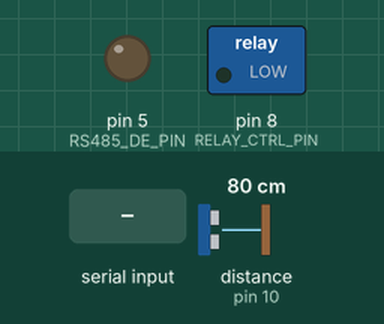
Bench run of a sketch on a simulated Arduino Uno, built with avr-gcc and run on an emulated ATmega328P. On the bench: switched loads named in the sketch (green lamp = pin HIGH), output pins drawn as LEDs (lit = HIGH). The test bench sets the inputs (shaded band); at power-on: distance to the obstacle (sensor on pin 10) 80 cm. The echo pulse lasts 58.3 µs per cm; what the sketch prints to the serial monitor is not drawn.

Above: at 1.2 s.
1.3 s: "1" received over the second serial link
At 1.9 s:
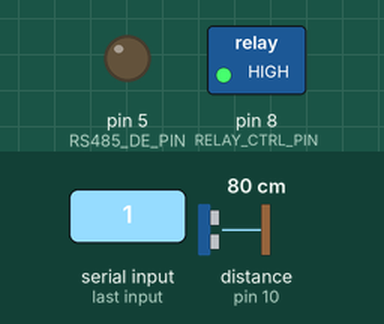
2.8 s: "2" received over the second serial link
At 3.6 s:
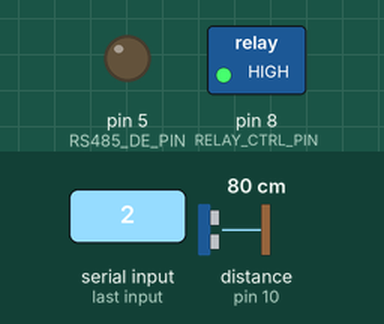
4.3 s: "0" received over the second serial link
At 5.3 s:
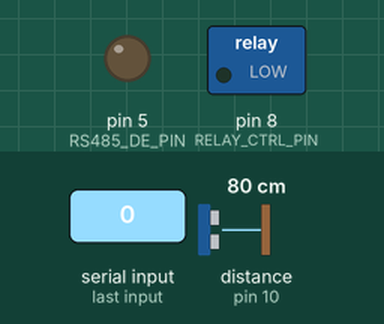
5.8 s: "0" received over the second serial link
At 7.1 s:
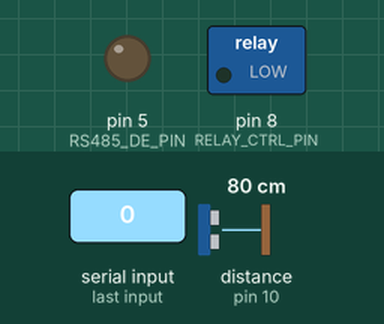
Timing chart, 0 to 8.3 s (numbered marks = the images above; inputs shaded):
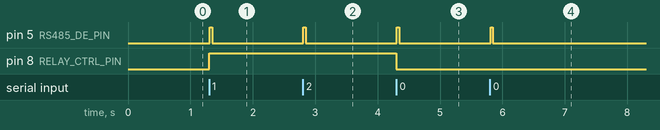

Measured:
- after the input at 1.3 s, pin 5 (RS485_DE_PIN): LOW → HIGH at once, → LOW 0.04 s later; pin 8 (RELAY_CTRL_PIN): LOW → HIGH at once
- after the input at 2.8 s, pin 5 (RS485_DE_PIN): LOW → HIGH at once, → LOW 0.04 s later
- after the input at 4.3 s, pin 5 (RS485_DE_PIN): LOW → HIGH at once, → LOW 0.04 s later; pin 8 (RELAY_CTRL_PIN): HIGH → LOW at once
- after the input at 5.8 s, pin 5 (RS485_DE_PIN): LOW → HIGH at once, → LOW 0.04 s later

The sketch:

well-sensor-slave.ino
```cpp
#include <SoftwareSerial.h>
#include <NewPing.h>

#define RS485_RI_PIN 3  // RX
#define RS485_DO_PIN 4  // TX
#define RS485_DE_PIN 5  // DE/RE#

#define TRIGGER_PIN  9  // Arduino pin tied to trigger pin on the ultrasonic sensor.
#define ECHO_PIN     10  // Arduino pin tied to echo pin on the ultrasonic sensor.
#define MAX_DISTANCE 200 // Maximum distance we want to ping for (in centimeters). Maximum sensor distance is rated at 400-500cm.

#define RELAY_CTRL_PIN 8

SoftwareSerial mySerial(RS485_RI_PIN, RS485_DO_PIN); // RX, TX
NewPing sonar(TRIGGER_PIN, ECHO_PIN, MAX_DISTANCE); // NewPing setup of pins and maximum distance.

void setup() {
  pinMode(RS485_DE_PIN, OUTPUT);
  pinMode(RELAY_CTRL_PIN, OUTPUT);

  toRx();
  // Open serial communications and wait for port to open:
  Serial.begin(57600);
  while (!Serial) {
    ; // wait for serial port to connect. Needed for native USB port only
  }

  Serial.println("Slave started!");

  // set the data rate for the SoftwareSerial port
  mySerial.begin(4800);
  Serial.print(measure()); // Send ping, get distance in cm and print result (0 = outside set distance range)

}

void loop() { // run over and over
 if(mySerial.available()){
    int rx = mySerial.read();
    if((char) rx == '1'){
      Serial.write("ON");
      digitalWrite(RELAY_CTRL_PIN, HIGH);
    }
    if((char) rx == '0'){
      Serial.write("OFF");
      digitalWrite(RELAY_CTRL_PIN, LOW);
    }
    delay(10);
    toTx();
    delay(10);
    //mySerial.write(rx);
    mySerial.print(measure());
    mySerial.print(":");
    mySerial.println(digitalRead(RELAY_CTRL_PIN));
    delay(10);
    toRx();
  }
  toRx();

}

int measure(){
  return sonar.ping_cm();
}

void toTx() {
  digitalWrite(RS485_DE_PIN, HIGH);
}

void toRx() {
  digitalWrite(RS485_DE_PIN, LOW);
}
```
